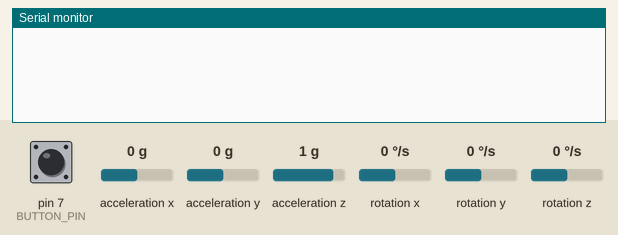
Recording of a sketch running on a simulated Arduino Leonardo, built with avr-gcc and run on an emulated ATmega32U4. Shown: the last lines printed to the serial monitor. Inputs (shaded band) come from the test bench; at power-on: pin 7 (BUTTON_PIN) HIGH, acceleration x 0 g, acceleration y 0 g, acceleration z 1 g, rotation x 0 °/s, rotation y 0 °/s, rotation z 0 °/s. USB keyboard and mouse output is not drawn.

Above: at 1.2 s.
1.3 s: pin 7 (BUTTON_PIN) pulled LOW for 0.15 s
At 1.9 s:
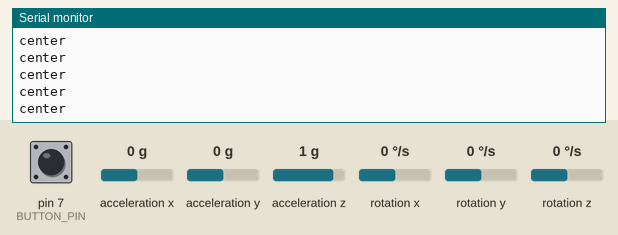
2.9 s: acceleration x set to -1.4 g
At 3.03 s:
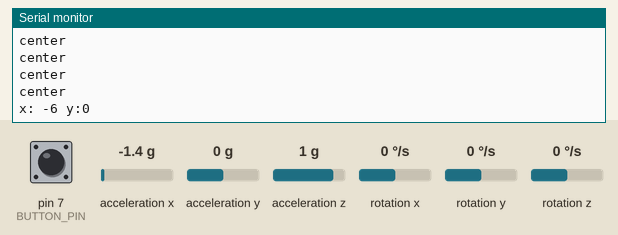
4.8 s: acceleration y set to -1.4 g
At 4.86 s:
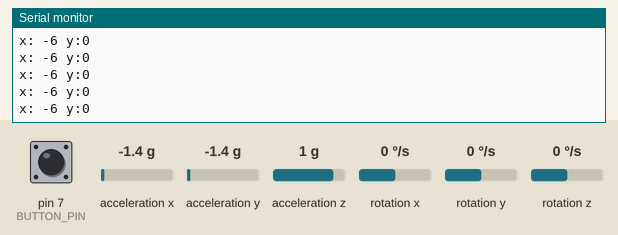
6.3 s: acceleration x set to -0.8 g
At 6.35 s:
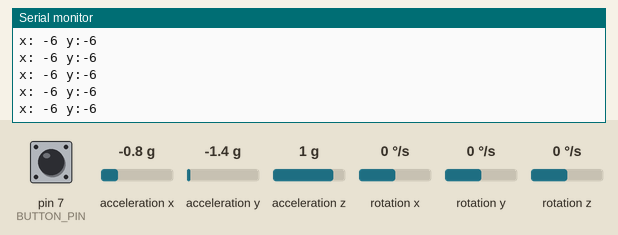

Measured:
- after the input at 1.3 s, the serial monitor: prints a new line after 0.05 s (image 1)
- after the input at 2.9 s, the serial monitor: prints a new line at once (image 2)

The sketch:

ProMiniMPUController.ino
```cpp
#include <Wire.h>
#include <I2Cdev.h>
#include <MPU6050.h>
#include <Mouse.h>
#include <ezButton.h>

MPU6050 mpu;
int16_t ax, ay, az;
int16_t gx, gy, gz;
long d = 100;
const int BUTTON_PIN = 7;
bool mouseEnabled = false;

ezButton button(BUTTON_PIN);

void setup() {
  Serial.begin(9600);
  Wire.begin();
  Mouse.begin();
  mpu.initialize();
  button.setDebounceTime(50);
}

void loop() {

  button.loop();

  if(button.isPressed()) {
    Serial.println("Button pressed");
    mouseEnabled = !mouseEnabled;
  }

  if(mouseEnabled) {
    mpu.getMotion6(&ax, &ay, &az, &gx, &gy, &gz);

    long x = map(ax, -17000, 17000, -5, 5);
    long y = map(ay, -17000, 17000, -5, 5);

    // Serial.print("x: ");
    // Serial.print(x);
    // Serial.print(" y:");
    // Serial.print(y);
    // Serial.println("");
    delay(10);

    if(x == 0 && y == 0) {
      Serial.println("center");
    }
    else {
      signed char mouseX = static_cast<signed char>(x);
      signed char mouseY = static_cast<signed char>(y);

      Serial.print("x: ");
      Serial.print(mouseX);
      Serial.print(" y:");
      Serial.print(mouseY);
      Serial.println("");

      Mouse.move(mouseX, mouseY, 0);
      delay(d);
    }
  }
}
```
